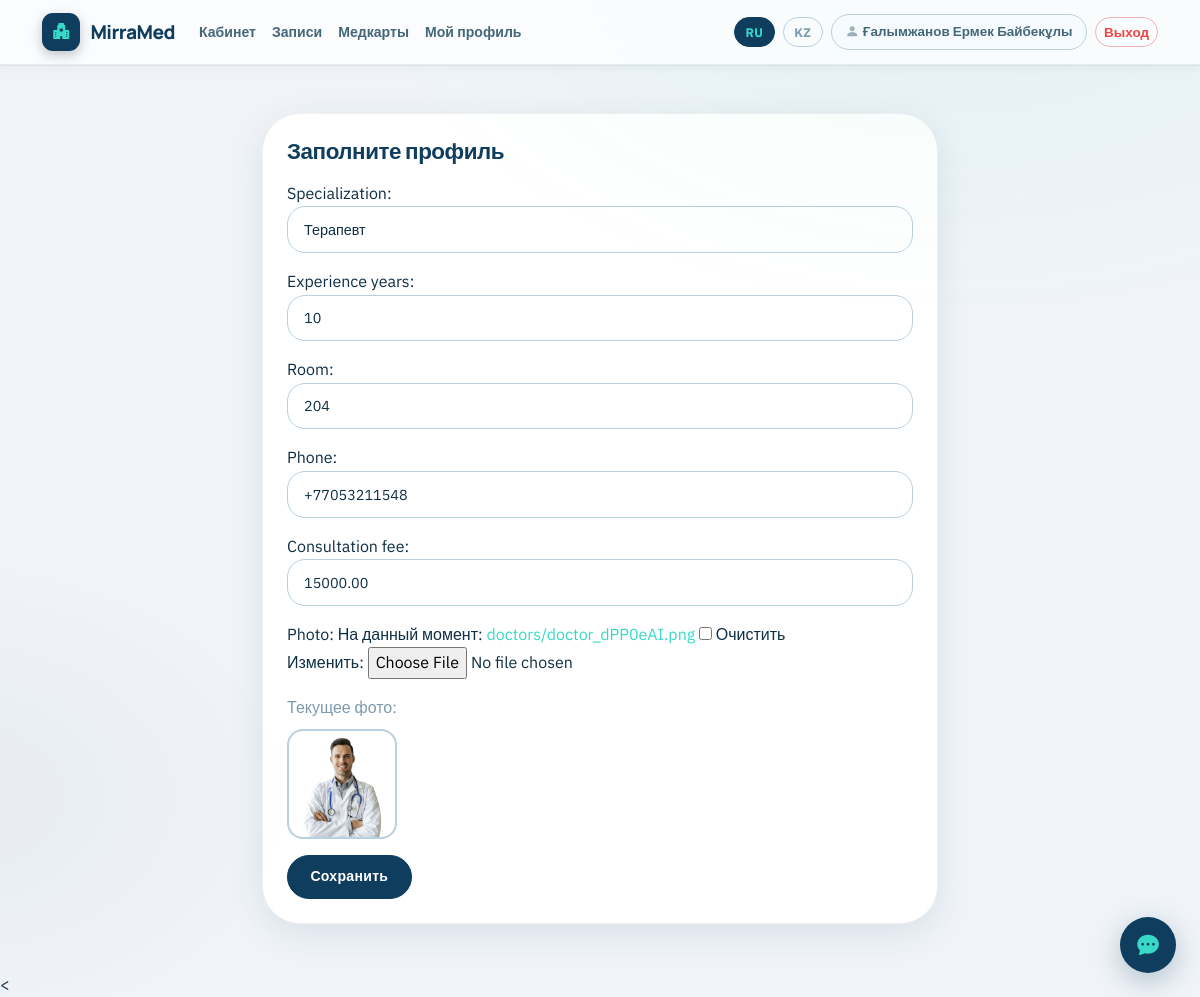
The app's page /profile/ (signed in) with its own data.
### core/models.py (models this page shows, shortened)
class User(AbstractUser):
    class Role(models.TextChoices):
        ADMIN = 'admin', 'Admin'
        DOCTOR = 'doctor', 'Doctor'
        PATIENT = 'patient', 'Patient'
    username = models.CharField(max_length=150, unique=True)
    email = models.EmailField(unique=True)
    full_name = models.CharField(max_length=255)
    role = models.CharField(max_length=20, choices=Role.choices, default=Role.PATIENT)
    must_complete_profile = models.BooleanField(default=True)
    USERNAME_FIELD = 'email'
    REQUIRED_FIELDS = []
    objects = UserManager()

class Doctor(models.Model):
    user = models.OneToOneField(settings.AUTH_USER_MODEL, on_delete=models.CASCADE, related_name='doctor_profile')
    specialization = models.CharField(max_length=255, blank=True)
    experience_years = models.PositiveIntegerField(default=0)
    room = models.CharField(max_length=50, blank=True)
    phone = models.CharField(max_length=30, blank=True, validators=[phone_validator])
    consultation_fee = models.DecimalField(max_digits=10, decimal_places=2, default=15000)
    photo = models.ImageField(upload_to='doctors/', null=True, blank=True)

### core/views.py (the view)
# urls.py: path('profile/', views.complete_profile, name='complete_profile'),
@login_required
def complete_profile(request):
    user = request.user
    if user.role == User.Role.DOCTOR:
        profile, _ = Doctor.objects.get_or_create(user=user)
        form_class = DoctorProfileForm
    elif user.role == User.Role.PATIENT:
        profile, _ = Patient.objects.get_or_create(user=user)
        form_class = PatientProfileForm
    else:
        user.must_complete_profile = False
        user.save()
        return redirect('dashboard')
    if request.method == 'POST':
        form = form_class(request.POST, request.FILES, instance=profile)
        if form.is_valid():
            form.save()
            user.must_complete_profile = False
            user.save(update_fields=['must_complete_profile'])
            messages.success(request, 'Профиль сохранён.')
            return redirect('dashboard')
    else:
        form = form_class(instance=profile)
    return render(request, 'profile_form.html', {'form': form})

### core/forms.py (shortened to what this page needs)
class DoctorProfileForm(forms.ModelForm):
    class Meta:
        model = Doctor
        fields = ['specialization', 'experience_years', 'room', 'phone', 'consultation_fee', 'photo']
        widgets = {
            'specialization': forms.TextInput(attrs={'class': 'form-control app-input'}),
            'experience_years': forms.NumberInput(attrs={'class': 'form-control app-input'}),
            'room': forms.TextInput(attrs={'class': 'form-control app-input'}),
            'phone': forms.TextInput(attrs={'class': 'form-control app-input', 'placeholder': '+77011234567'}),
            'consultation_fee': forms.NumberInput(attrs={'class': 'form-control app-input', 'step': '0.01'}),
        }

### core/context_processors.py (called while the page is built)
def ui_context(request):
    lang = getattr(request, 'site_lang', 'ru')
    return {
        'site_lang': lang,
        'T': TRANSLATIONS.get(lang, TRANSLATIONS['ru']),
    }

### templates/profile_form.html (shortened to what this page needs)
{% extends 'base.html' %}
{% block content %}
<div class="row justify-content-center">
  <div class="col-lg-7">
    <div class="app-card p-4">
      <h1 class="section-title">{{ T.complete_profile }}</h1>
      <form method="post" enctype="multipart/form-data">
        {{ form.as_p }}
        {% if request.user.role == 'doctor' and request.user.doctor_profile.photo %}
          <div class="mb-3">
            <div class="subtle mb-2">Текущее фото:</div>
            <img src="{{ request.user.doctor_profile.photo.url }}" alt="{{ request.user.full_name }}" class="profile-photo-preview">
          </div>
        {% endif %}
        <button class="btn btn-success rounded-pill px-4">{{ T.save }}</button>
      </form>
    </div>
  </div>
</div>
{% endblock %}

### templates/base.html (shortened to what this page needs)
{% load core_tags %}
<!doctype html>
<html lang="{{ site_lang }}">
<head>
  <link href="https://cdn.jsdelivr.net/npm/bootstrap@5.3.3/dist/css/bootstrap.min.css" rel="stylesheet">
  <link href="https://cdn.jsdelivr.net/npm/bootstrap-icons@1.11.3/font/bootstrap-icons.css" rel="stylesheet">
  <link href="/static/css/styles.css?v=999" rel="stylesheet">
</head>
<body>
<nav class="app-navbar navbar navbar-expand-lg">
  <div class="container">
    <a class="navbar-brand" href="/">
      <span class="brand-mark"><i class="bi bi-hospital-fill"></i></span>
      <span>{{ T.site_name }}</span>
    </a>
    <div class="collapse navbar-collapse" id="mainNav">
      <ul class="navbar-nav me-auto mb-3 mb-lg-0 nav-pill-list">
        {% if request.user.is_authenticated %}
        <li class="nav-item">
          <a class="nav-link {% if request.path == '/dashboard/' %}active-nav{% endif %}"
            href="{% url 'dashboard' %}">
            {{ T.dashboard }}
          </a>
        </li>
        <li class="nav-item">
          <a class="nav-link {% if request.path == '/appointments/' %}active-nav{% endif %}"
            href="{% url 'appointments' %}">
            {{ T.appointments }}
          </a>
        </li>
        <li class="nav-item">
          <a class="nav-link {% if request.path == '/medical-records/' %}active-nav{% endif %}"
            href="{% url 'medical_records' %}">
            {{ T.medical_records }}
          </a>
        </li>
        {% if request.user.role != 'admin' %}
        <li class="nav-item">
          <a class="nav-link {% if request.path == '/my-profile/' %}active-nav{% endif %}"
            href="{% url 'my_profile' %}">
            {{ T.my_profile }}
          </a>
        </li>
        {% endif %}
        {% endif %}
        </ul>
      <div class="d-flex align-items-center gap-2 flex-wrap">
        <a class="btn btn-language {% if site_lang == 'ru' %}active{% endif %}" href="{% url 'switch_language' 'ru' %}?next={{ request.path }}">RU</a>
        <a class="btn btn-language {% if site_lang == 'kz' %}active{% endif %}" href="{% url 'switch_language' 'kz' %}?next={{ request.path }}">KZ</a>
        {% if request.user.is_authenticated %}
          <span class="user-chip"><i class="bi bi-person-fill me-1 opacity-50"></i>{{ request.user.full_name|default:request.user.email }}</span>
          <form method="post" action="{% url 'logout' %}" class="d-inline m-0">
            <button class="btn btn-outline-danger btn-sm">{{ T.logout }}</button>
          </form>
        {% else %}
          <a class="btn btn-success btn-sm" href="{% url 'login' %}">{{ T.login }}</a>
        {% endif %}
      </div>
    </div>
  </div>
</nav>
<main class="container app-shell py-4 py-lg-5">
  {% block content %}{% endblock %}
</main>
<
<button id="chat-toggle" title="Чат">
  <i class="bi bi-chat-dots-fill"></i>
</button>
</body>
</html>

### records on screen
User: user.full_name "Ғалымжанов Ермек Байбекұлы", user.doctor_profile.photo (picture)
Doctor: specialization "Терапевт", experience_years "10", room "204", phone "+77053211548", consultation_fee "15000.00"

### other values on screen
{{ T.site_name }} "MirraMed"
{{ T.dashboard }} "Кабинет"
{{ T.appointments }} "Записи"
{{ T.medical_records }} "Медкарты"
{{ T.my_profile }} "Мой профиль"
{{ T.logout }} "Выход"
{{ T.complete_profile }} "Заполните профиль"
{{ T.save }} "Сохранить"
